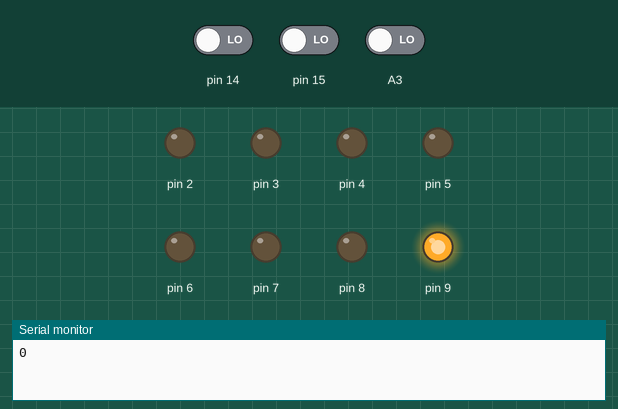
Recording of a sketch running on a simulated Arduino Uno, built with avr-gcc and run on an emulated ATmega328P. Parts: output pins drawn as LEDs (lit = HIGH), the last lines printed to the serial monitor. The test bench sets the inputs (shaded band); at power-on: pin 14 LOW, pin 15 LOW, A3 LOW.

Above: at 0.5 s.
At 2.5 s:
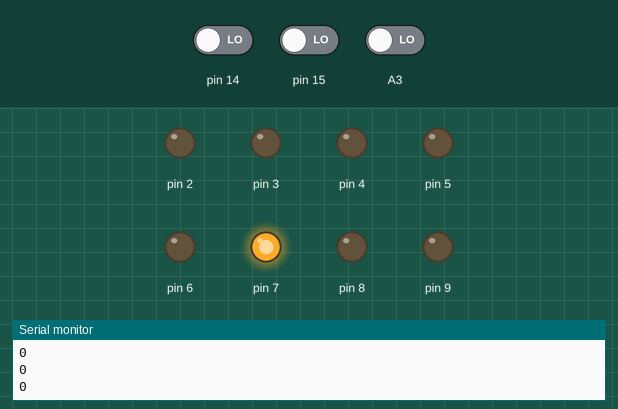
At 3.5 s:
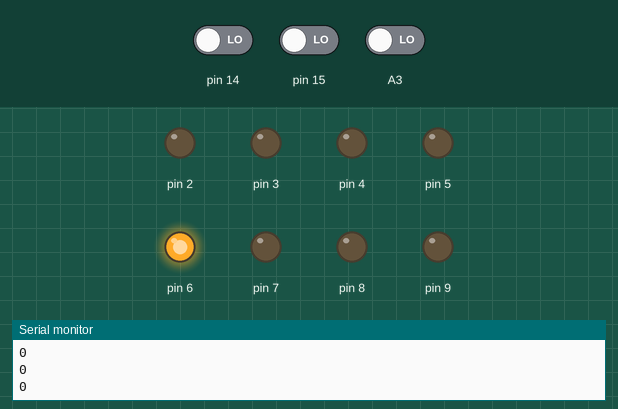
At 4.5 s:
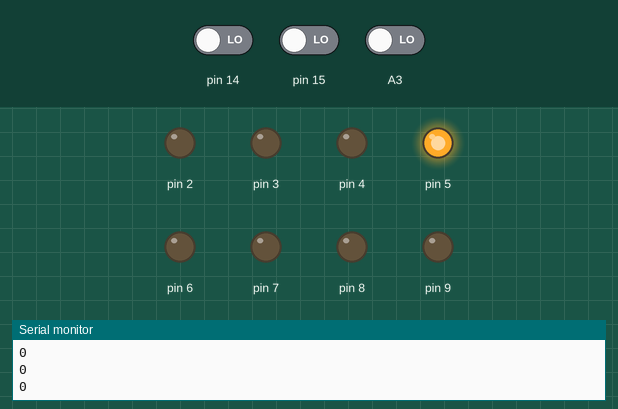
At 6.5 s:
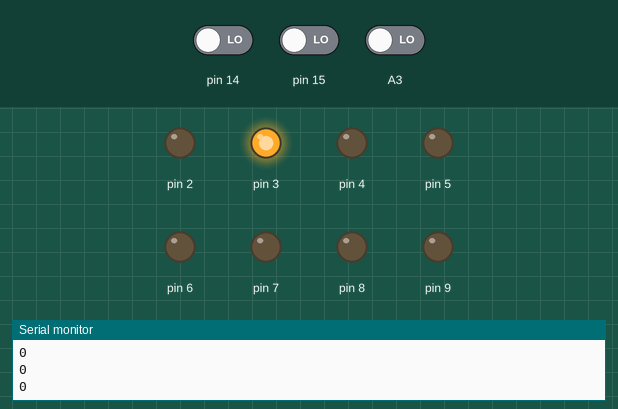
At 9.5 s:
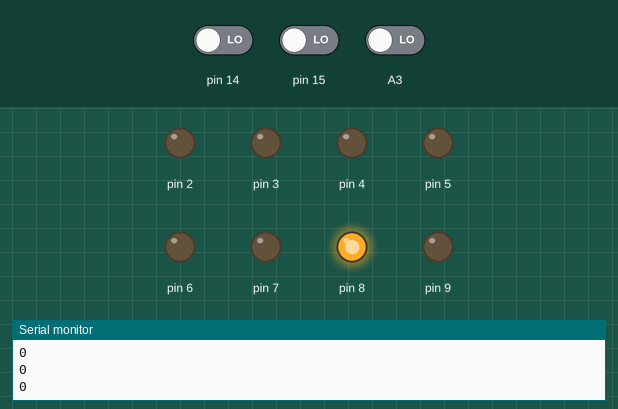
Timing chart, 0 to 10.4 s (numbered marks = the images above):
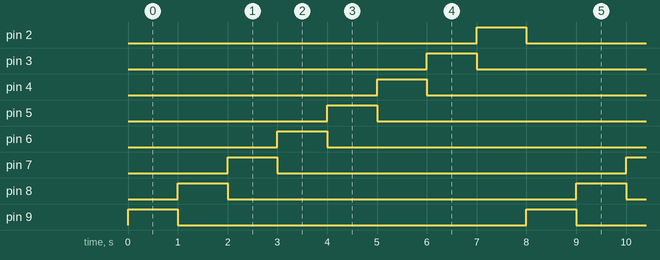

The sketch:

sketch_jan22a.ino
```cpp
int r = 0;
int L = 0;
int i;
int a;
int butt1state=0;
int butt2state=0;


void setup() {
  pinMode(A3,INPUT);
  pinMode(A4,INPUT);
  pinMode(A5,INPUT);
  DDRD = 0b11111100;
  DDRB = 0b00000011;
  DDRC = 0b00000000;
  Serial.begin(9600);
}

void loop() {

digitalRead(A3);
    if (((PINC >> 0) & 0x01))
    {
      L = 1;
    }
    else if(((PINC >> 1) & 0x01)) {
      L = 0;
    }
    Serial.println(L);

    if (L == 1)
    {
      for (i=0;i<=5;i++)
      {
        PORTD = 0x04 << i;
        delay(1000);
        Serial.println(L);
      }
      PORTD = 0x00;
      for (a=0;a<=1;a++)
      {
        PORTB = 0x01 << a;
        delay(1000);
        Serial.println(L);
      }
      PORTB = 0x00;
      }
      else
      {
      for (a=1;a>=0;a--)
      {
        PORTB = 0x01 << a;
        delay(1000);
        Serial.println(L);
      }
      PORTB = 0x00;

    for (i=5;i>=0;i--)
    {
      PORTD = 0x04 << i;
      delay(1000);
      Serial.println(L);
    }
    PORTD = 0x00;
  }
}
```

Measured:
- by itself, pin 2–9: alternates HIGH for 1.0 s and LOW for 7.0 s
- by itself, everything shown: repeats every 8.0 s, in 9 steps
